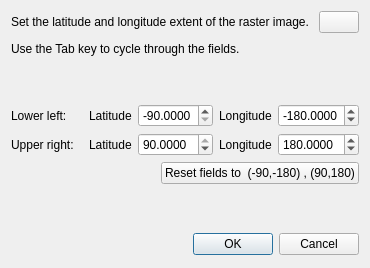
<ui version="4.0" >
 <class>SetRasterSurfaceExtentDialog</class>
 <widget class="QDialog" name="SetRasterSurfaceExtentDialog" >
  <property name="geometry" >
   <rect>
    <x>0</x>
    <y>0</y>
    <width>360</width>
    <height>268</height>
   </rect>
  </property>
  <property name="windowTitle" >
   <string>Set Raster Surface Extent</string>
  </property>
  <property name="windowIcon" >
   <iconset resource="../qt-resources/qt_widgets.qrc" >:/GPlates-icon-160x160-opaque.png</iconset>
  </property>
  <layout class="QGridLayout" >
   <item row="0" column="0" >
    <layout class="QHBoxLayout" >
     <item>
      <widget class="QLabel" name="label_description" >
       <property name="text" >
        <string>Set the latitude and longitude extent of the raster image. </string>
       </property>
      </widget>
     </item>
     <item>
      <widget class="QPushButton" name="button_help" >
       <property name="sizePolicy" >
        <sizepolicy vsizetype="Fixed" hsizetype="Fixed" >
         <horstretch>0</horstretch>
         <verstretch>0</verstretch>
        </sizepolicy>
       </property>
       <property name="toolTip" >
        <string>What does this mean?</string>
       </property>
       <property name="text" >
        <string/>
       </property>
       <property name="icon" >
        <iconset resource="../qt-resources/qt_widgets.qrc" >:/human_help_browser_16.png</iconset>
       </property>
       <property name="autoDefault" >
        <bool>false</bool>
       </property>
      </widget>
     </item>
    </layout>
   </item>
   <item row="1" column="0" >
    <layout class="QHBoxLayout" >
     <item>
      <widget class="QLabel" name="label_tab_message" >
       <property name="text" >
        <string>Use the Tab key to cycle through the fields.</string>
       </property>
      </widget>
     </item>
     <item>
      <spacer>
       <property name="orientation" >
        <enum>Qt::Horizontal</enum>
       </property>
       <property name="sizeHint" >
        <size>
         <width>40</width>
         <height>20</height>
        </size>
       </property>
      </spacer>
     </item>
    </layout>
   </item>
   <item row="2" column="0" >
    <spacer>
     <property name="orientation" >
      <enum>Qt::Vertical</enum>
     </property>
     <property name="sizeHint" >
      <size>
       <width>20</width>
       <height>31</height>
      </size>
     </property>
    </spacer>
   </item>
   <item row="3" column="0" >
    <layout class="QHBoxLayout" >
     <item>
      <widget class="QLabel" name="label_upper_left" >
       <property name="text" >
        <string>Lower left:</string>
       </property>
      </widget>
     </item>
     <item>
      <spacer>
       <property name="orientation" >
        <enum>Qt::Horizontal</enum>
       </property>
       <property name="sizeHint" >
        <size>
         <width>31</width>
         <height>23</height>
        </size>
       </property>
      </spacer>
     </item>
     <item>
      <layout class="QHBoxLayout" >
       <item>
        <widget class="QLabel" name="label_lower_left_latitude" >
         <property name="text" >
          <string>Latitude</string>
         </property>
        </widget>
       </item>
       <item>
        <widget class="QDoubleSpinBox" name="spinbox_lower_left_latitude" >
         <property name="decimals" >
          <number>4</number>
         </property>
         <property name="minimum" >
          <double>-90.000000000000000</double>
         </property>
         <property name="maximum" >
          <double>90.000000000000000</double>
         </property>
         <property name="value" >
          <double>-90.000000000000000</double>
         </property>
        </widget>
       </item>
       <item>
        <widget class="QLabel" name="label_lower_left_longitude" >
         <property name="text" >
          <string>Longitude</string>
         </property>
        </widget>
       </item>
       <item>
        <widget class="QDoubleSpinBox" name="spinbox_lower_left_longitude" >
         <property name="decimals" >
          <number>4</number>
         </property>
         <property name="minimum" >
          <double>-360.000000000000000</double>
         </property>
         <property name="maximum" >
          <double>360.000000000000000</double>
         </property>
         <property name="value" >
          <double>-180.000000000000000</double>
         </property>
        </widget>
       </item>
      </layout>
     </item>
    </layout>
   </item>
   <item row="4" column="0" >
    <layout class="QHBoxLayout" >
     <item>
      <widget class="QLabel" name="label_lower_right" >
       <property name="text" >
        <string>Upper right:</string>
       </property>
      </widget>
     </item>
     <item>
      <spacer>
       <property name="orientation" >
        <enum>Qt::Horizontal</enum>
       </property>
       <property name="sizeHint" >
        <size>
         <width>31</width>
         <height>23</height>
        </size>
       </property>
      </spacer>
     </item>
     <item>
      <layout class="QHBoxLayout" >
       <item>
        <widget class="QLabel" name="label_upper_right_latitude" >
         <property name="text" >
          <string>Latitude</string>
         </property>
        </widget>
       </item>
       <item>
        <widget class="QDoubleSpinBox" name="spinbox_upper_right_latitude" >
         <property name="decimals" >
          <number>4</number>
         </property>
         <property name="minimum" >
          <double>-90.000000000000000</double>
         </property>
         <property name="maximum" >
          <double>90.000000000000000</double>
         </property>
         <property name="value" >
          <double>90.000000000000000</double>
         </property>
        </widget>
       </item>
       <item>
        <widget class="QLabel" name="label_upper_right_longitude" >
         <property name="text" >
          <string>Longitude</string>
         </property>
        </widget>
       </item>
       <item>
        <widget class="QDoubleSpinBox" name="spinbox_upper_right_longitude" >
         <property name="decimals" >
          <number>4</number>
         </property>
         <property name="minimum" >
          <double>-360.000000000000000</double>
         </property>
         <property name="maximum" >
          <double>360.000000000000000</double>
         </property>
         <property name="value" >
          <double>180.000000000000000</double>
         </property>
        </widget>
       </item>
      </layout>
     </item>
    </layout>
   </item>
   <item row="5" column="0" >
    <layout class="QHBoxLayout" >
     <item>
      <spacer>
       <property name="orientation" >
        <enum>Qt::Horizontal</enum>
       </property>
       <property name="sizeHint" >
        <size>
         <width>131</width>
         <height>23</height>
        </size>
       </property>
      </spacer>
     </item>
     <item>
      <widget class="QPushButton" name="button_default_fields" >
       <property name="minimumSize" >
        <size>
         <width>197</width>
         <height>0</height>
        </size>
       </property>
       <property name="text" >
        <string>Reset fields to  (-90,-180) , (90,180)</string>
       </property>
       <property name="autoDefault" >
        <bool>false</bool>
       </property>
      </widget>
     </item>
    </layout>
   </item>
   <item row="6" column="0" >
    <spacer>
     <property name="orientation" >
      <enum>Qt::Vertical</enum>
     </property>
     <property name="sizeHint" >
      <size>
       <width>323</width>
       <height>41</height>
      </size>
     </property>
    </spacer>
   </item>
   <item row="7" column="0" >
    <layout class="QHBoxLayout" >
     <item>
      <spacer>
       <property name="orientation" >
        <enum>Qt::Horizontal</enum>
       </property>
       <property name="sizeHint" >
        <size>
         <width>60</width>
         <height>25</height>
        </size>
       </property>
      </spacer>
     </item>
     <item>
      <widget class="QPushButton" name="button_apply" >
       <property name="text" >
        <string>OK</string>
       </property>
       <property name="default" >
        <bool>true</bool>
       </property>
      </widget>
     </item>
     <item>
      <widget class="QPushButton" name="button_cancel" >
       <property name="text" >
        <string>Cancel</string>
       </property>
       <property name="autoDefault" >
        <bool>false</bool>
       </property>
      </widget>
     </item>
    </layout>
   </item>
  </layout>
 </widget>
 <resources>
  <include location="../qt-resources/qt_widgets.qrc" />
 </resources>
 <connections>
  <connection>
   <sender>button_apply</sender>
   <signal>clicked()</signal>
   <receiver>SetRasterSurfaceExtentDialog</receiver>
   <slot>accept()</slot>
   <hints>
    <hint type="sourcelabel" >
     <x>254</x>
     <y>211</y>
    </hint>
    <hint type="destinationlabel" >
     <x>347</x>
     <y>211</y>
    </hint>
   </hints>
  </connection>
 </connections>
</ui>
